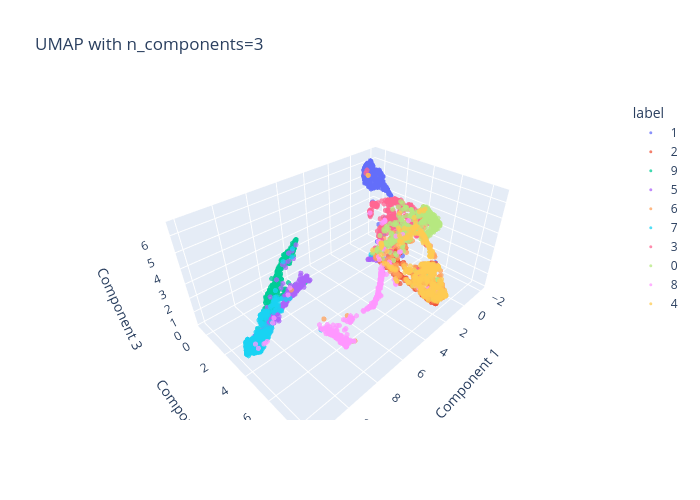

Notebook code for this chart:
### Code cell
from umap import UMAP

for n in n_components:
    print(f"Evaluating UMAP with n_components={n}...")
    umap_reducer = UMAP(n_components=n, random_state=42)
    X_train_umap = umap_reducer.fit_transform(evaluator_small.X_train)
    X_test_umap = umap_reducer.transform(evaluator_small.X_test)
    reductions[f'UMAP_{n}'] = (X_train_umap, X_test_umap)
    kmeans_results[f'UMAP_{n}'] = evaluator_small._evaluate_reduction_with_kmeans(X_train_umap, X_test_umap)
    logistic_regression_results[f'UMAP_{n}'] = evaluator_small.predict_on_reduced_with_logistic_regression(X_train_umap, X_test_umap)
    knn_results[f'UMAP_{n}'] = evaluator_small._evaluate_knn_classification(X_train_umap, X_test_umap)
    if n == 2:
        plot_2d_projection(X_train_umap, evaluator_small.y_train, title=f'UMAP with n_components={n}')
        plt.show()
    elif n == 3:
        plot_3d_interactive(X_train_umap, evaluator_small.y_train, title=f'UMAP with n_components={n}')

### Figure 1 — Plotly figure (JSON) as saved in the notebook; plotly's stock layout.template omitted (floating-point values rounded to 4 significant figures; data arrays with more than 128 entries replaced by an {"elided": "..."} marker saying what was removed)
{"data": [{"hovertemplate": "label=1<br>x=%{x}<br>y=%{y}<br>z=%{z}<extra></extra>", "legendgroup": "1", "marker": {"color": "#636efa", "opacity": 0.75, "size": 3, "symbol": "circle"}, "mode": "markers", "name": "1", "scene": "scene", "showlegend": true, "type": "scatter3d", "x": {"elided": "461 float values"}, "y": {"elided": "461 float values"}, "z": {"elided": "461 float values"}}, {"hovertemplate": "label=2<br>x=%{x}<br>y=%{y}<br>z=%{z}<extra></extra>", "legendgroup": "2", "marker": {"color": "#EF553B", "opacity": 0.75, "size": 3, "symbol": "circle"}, "mode": "markers", "name": "2", "scene": "scene", "showlegend": true, "type": "scatter3d", "x": {"elided": "401 float values"}, "y": {"elided": "401 float values"}, "z": {"elided": "401 float values"}}, {"hovertemplate": "label=9<br>x=%{x}<br>y=%{y}<br>z=%{z}<extra></extra>", "legendgroup": "9", "marker": {"color": "#00cc96", "opacity": 0.75, "size": 3, "symbol": "circle"}, "mode": "markers", "name": "9", "scene": "scene", "showlegend": true, "type": "scatter3d", "x": {"elided": "391 float values"}, "y": {"elided": "391 float values"}, "z": {"elided": "391 float values"}}, {"hovertemplate": "label=5<br>x=%{x}<br>y=%{y}<br>z=%{z}<extra></extra>", "legendgroup": "5", "marker": {"color": "#ab63fa", "opacity": 0.75, "size": 3, "symbol": "circle"}, "mode": "markers", "name": "5", "scene": "scene", "showlegend": true, "type": "scatter3d", "x": {"elided": "394 float values"}, "y": {"elided": "394 float values"}, "z": {"elided": "394 float values"}}, {"hovertemplate": "label=6<br>x=%{x}<br>y=%{y}<br>z=%{z}<extra></extra>", "legendgroup": "6", "marker": {"color": "#FFA15A", "opacity": 0.75, "size": 3, "symbol": "circle"}, "mode": "markers", "name": "6", "scene": "scene", "showlegend": true, "type": "scatter3d", "x": {"elided": "405 float values"}, "y": {"elided": "405 float values"}, "z": {"elided": "405 float values"}}, {"hovertemplate": "label=7<br>x=%{x}<br>y=%{y}<br>z=%{z}<extra></extra>", "legendgroup": "7", "marker": {"color": "#19d3f3", "opacity": 0.75, "size": 3, "symbol": "circle"}, "mode": "markers", "name": "7", "scene": "scene", "showlegend": true, "type": "scatter3d", "x": {"elided": "406 float values"}, "y": {"elided": "406 float values"}, "z": {"elided": "406 float values"}}, {"hovertemplate": "label=3<br>x=%{x}<br>y=%{y}<br>z=%{z}<extra></extra>", "legendgroup": "3", "marker": {"color": "#FF6692", "opacity": 0.75, "size": 3, "symbol": "circle"}, "mode": "markers", "name": "3", "scene": "scene", "showlegend": true, "type": "scatter3d", "x": {"elided": "408 float values"}, "y": {"elided": "408 float values"}, "z": {"elided": "408 float values"}}, {"hovertemplate": "label=0<br>x=%{x}<br>y=%{y}<br>z=%{z}<extra></extra>", "legendgroup": "0", "marker": {"color": "#B6E880", "opacity": 0.75, "size": 3, "symbol": "circle"}, "mode": "markers", "name": "0", "scene": "scene", "showlegend": true, "type": "scatter3d", "x": {"elided": "376 float values"}, "y": {"elided": "376 float values"}, "z": {"elided": "376 float values"}}, {"hovertemplate": "label=8<br>x=%{x}<br>y=%{y}<br>z=%{z}<extra></extra>", "legendgroup": "8", "marker": {"color": "#FF97FF", "opacity": 0.75, "size": 3, "symbol": "circle"}, "mode": "markers", "name": "8", "scene": "scene", "showlegend": true, "type": "scatter3d", "x": {"elided": "387 float values"}, "y": {"elided": "387 float values"}, "z": {"elided": "387 float values"}}, {"hovertemplate": "label=4<br>x=%{x}<br>y=%{y}<br>z=%{z}<extra></extra>", "legendgroup": "4", "marker": {"color": "#FECB52", "opacity": 0.75, "size": 3, "symbol": "circle"}, "mode": "markers", "name": "4", "scene": "scene", "showlegend": true, "type": "scatter3d", "x": {"elided": "371 float values"}, "y": {"elided": "371 float values"}, "z": {"elided": "371 float values"}}], "layout": {"height": 500, "legend": {"title": {"text": "label"}, "tracegroupgap": 0}, "scene": {"domain": {"x": [0, 1], "y": [0, 1]}, "xaxis": {"title": {"text": "Component 1"}}, "yaxis": {"title": {"text": "Component 2"}}, "zaxis": {"title": {"text": "Component 3"}}}, "title": {"text": "UMAP with n_components=3"}, "width": 700}}
